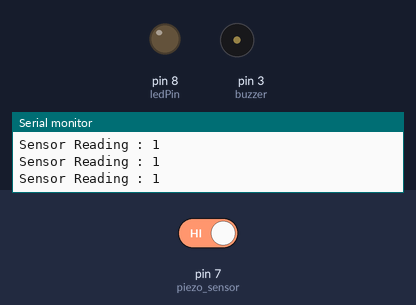
A sketch run on a simulated Arduino Uno, built with avr-gcc and run on an emulated ATmega328P. On the bench: output pins drawn as LEDs (lit = HIGH), buzzer (waves = sounding, pin HIGH), the last lines printed to the serial monitor. Inputs (shaded band) come from the test bench; at power-on: pin 7 (piezo_sensor) HIGH.

Above: at 1.2 s.
1.3 s: pin 7 (piezo_sensor) driven LOW
At 2.0 s:
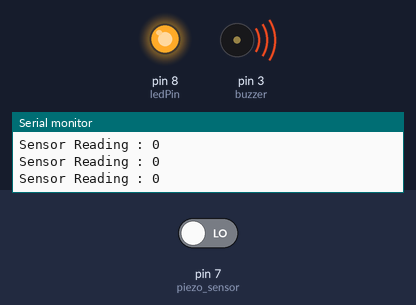
2.8 s: pin 7 (piezo_sensor) driven HIGH
At 4.3 s:
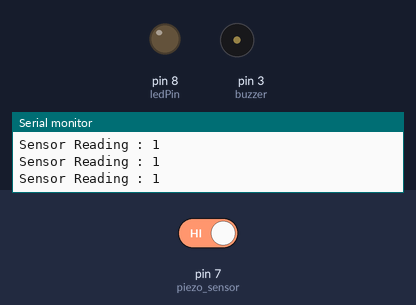
Timing chart, 0 to 5.8 s (numbered marks = the images above; inputs shaded):
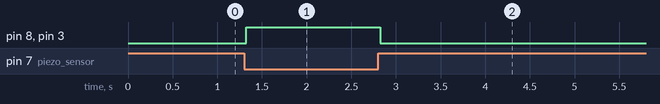

The sketch:

Piezo_Sensor_Buzzer_LED.ino
```cpp
int piezo_sensor = 7;
int ledPin = 8;
int buzzer = 3;
int val;
void setup() {
  pinMode(piezo_sensor, INPUT);
  pinMode(buzzer, OUTPUT);
  pinMode(ledPin, OUTPUT);
  Serial.begin(9600);

}

void loop() {
  val = digitalRead(piezo_sensor);
  Serial.print("Sensor Reading : ");
  Serial.println(val);
  if (val == 0){
    digitalWrite(buzzer, HIGH);
    digitalWrite(ledPin, HIGH);
  }
  else{
    digitalWrite(buzzer, LOW);
    digitalWrite(ledPin, LOW);
  }

}
```

Measured:
- after the input at 1.3 s, pin 8 (ledPin), pin 3 (buzzer): LOW → HIGH at once
- after the input at 2.8 s, pin 8 (ledPin), pin 3 (buzzer): HIGH → LOW at once
